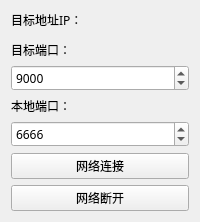
          <widget class="QWidget" name="tab_6">
           <attribute name="icon">
            <iconset>
             <normaloff>../../ICON/WIFI串口服务器.png</normaloff>../../ICON/WIFI串口服务器.png</iconset>
           </attribute>
           <attribute name="title">
            <string/>
           </attribute>
           <layout class="QVBoxLayout" name="verticalLayout_6">
            <item>
             <widget class="QLabel" name="label_34">
              <property name="font">
               <font>
                <family>楷体</family>
                <pointsize>9</pointsize>
               </font>
              </property>
              <property name="text">
               <string>&lt;html&gt;&lt;head/&gt;&lt;body&gt;&lt;p&gt;目标地址IP：&lt;/p&gt;&lt;/body&gt;&lt;/html&gt;</string>
              </property>
             </widget>
            </item>
            <item>
             <widget class="IPAddress" name="le_taget_ip">
              <property name="sizePolicy">
               <sizepolicy hsizetype="Preferred" vsizetype="Fixed">
                <horstretch>0</horstretch>
                <verstretch>0</verstretch>
               </sizepolicy>
              </property>
              <property name="font">
               <font>
                <family>楷体</family>
                <weight>75</weight>
                <bold>true</bold>
               </font>
              </property>
             </widget>
            </item>
            <item>
             <widget class="QLabel" name="label_37">
              <property name="font">
               <font>
                <family>楷体</family>
               </font>
              </property>
              <property name="text">
               <string>目标端口：</string>
              </property>
             </widget>
            </item>
            <item>
             <widget class="QSpinBox" name="sb_taget_port">
              <property name="sizePolicy">
               <sizepolicy hsizetype="Preferred" vsizetype="Preferred">
                <horstretch>0</horstretch>
                <verstretch>0</verstretch>
               </sizepolicy>
              </property>
              <property name="font">
               <font>
                <family>楷体</family>
               </font>
              </property>
              <property name="maximum">
               <number>65535</number>
              </property>
              <property name="value">
               <number>9000</number>
              </property>
             </widget>
            </item>
            <item>
             <widget class="QLabel" name="label_38">
              <property name="font">
               <font>
                <family>楷体</family>
               </font>
              </property>
              <property name="text">
               <string>本地端口：</string>
              </property>
             </widget>
            </item>
            <item>
             <widget class="QSpinBox" name="sb_local_port">
              <property name="sizePolicy">
               <sizepolicy hsizetype="Preferred" vsizetype="Preferred">
                <horstretch>0</horstretch>
                <verstretch>0</verstretch>
               </sizepolicy>
              </property>
              <property name="font">
               <font>
                <family>楷体</family>
               </font>
              </property>
              <property name="maximum">
               <number>65535</number>
              </property>
              <property name="value">
               <number>6666</number>
              </property>
             </widget>
            </item>
            <item>
             <widget class="QPushButton" name="btn_net_connet">
              <property name="sizePolicy">
               <sizepolicy hsizetype="Preferred" vsizetype="Preferred">
                <horstretch>0</horstretch>
                <verstretch>0</verstretch>
               </sizepolicy>
              </property>
              <property name="font">
               <font>
                <family>楷体</family>
               </font>
              </property>
              <property name="text">
               <string>网络连接</string>
              </property>
              <property name="icon">
               <iconset>
                <normaloff>../../ICON/icons8-wi-fi-26.png</normaloff>../../ICON/icons8-wi-fi-26.png</iconset>
              </property>
              <property name="flat">
               <bool>false</bool>
              </property>
             </widget>
            </item>
            <item>
             <widget class="QPushButton" name="btn_net_disconnet">
              <property name="sizePolicy">
               <sizepolicy hsizetype="Preferred" vsizetype="Preferred">
                <horstretch>0</horstretch>
                <verstretch>0</verstretch>
               </sizepolicy>
              </property>
              <property name="font">
               <font>
                <family>楷体</family>
               </font>
              </property>
              <property name="text">
               <string>网络断开</string>
              </property>
              <property name="icon">
               <iconset>
                <normaloff>../../ICON/无网络.png</normaloff>../../ICON/无网络.png</iconset>
              </property>
             </widget>
            </item>
           </layout>
          </widget>
